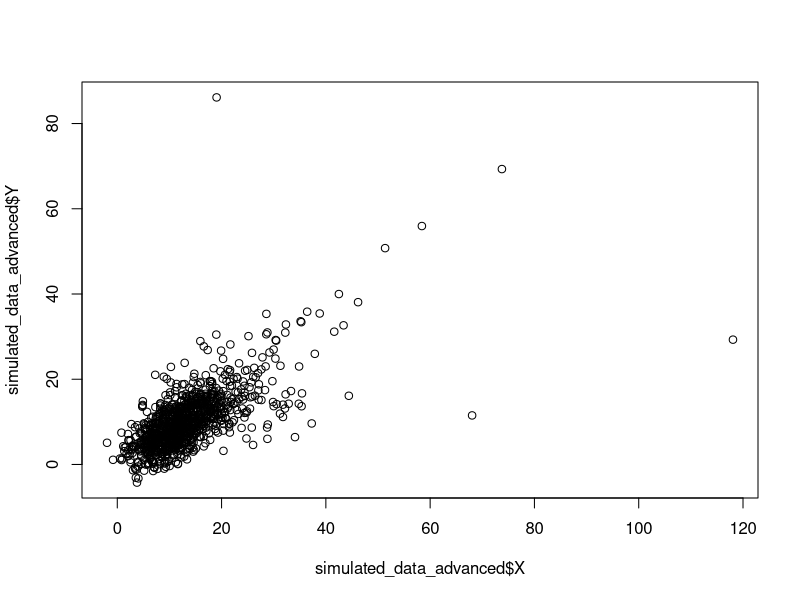

This chart was generated by the following R code:

# The fork
normal_fork <- function(N){
  X1 = rnorm(N,0,1)
  X2 = rnorm(N,X1,1)
  X3 = rnorm(N,X1,1)
  df <- data.frame(X1, X2, X3)
  return(df)
}

# The fork non-linear normal error
non_lin_fork <- function(N){
  X1 = rnorm(N,1,1)
  X2 = cos(X1)  + rnorm(N,0,0.1)
  X3 = log(abs(X1)) + rnorm(N,0,0.5)
  df <- data.frame(X1,X2,X3)
  return(df)
}

# Four variable DAG interaction with uniform error
uniform_noise <- function(N) {
  X1 = rnorm(N, 0, 1)
  X2 = rnorm(N, 0, 1)
  X3 = X2 + X1 + X2 * X1 + runif(N, min=-2, max=2) 
  X4 = X2 + X1 + X2 * X1 + runif(N, min=-2, max=2)
  df <- data.frame(X1, X2, X3, X4)
  return(df)
}

# Four variable DAG interaction with exponential error
exponential_adjusted <- function(N) {
  X1 = rnorm(N, 0, 1)
  X2 = rnorm(N, 0, 1)
  rate_param = 1
  X3 = X2 + X1 + X2 * X1 + rexp(N, rate = rate_param) - (1 / rate_param)
  X4 = X2 + X1 + X2 * X1 + rexp(N, rate = rate_param) - (1 / rate_param)
  df <- data.frame(X1, X2, X3, X4)
  return(df)
}

# Four variable DAG interaction with poisson error
poisson_adjusted <- function(N){
  X1 = rnorm(N,0,1)
  X2 = rnorm(N,0,1)
  X3 = exp(X2*X1) + (rpois(N, lambda = 3)-3)
  X4 = X2*X1  + (rpois(N, lambda = 3)-3)
  df <- data.frame(X1,X2,X3,X4)
  return(df)
}


# Five var DAG with different data types
diff_data_types <- function(N) {
  X1 <- rnorm(N)
  X2 <- rnorm(N,exp(X1),1) 
  x3b1 <- X1 + X2 - X1*X2
  x3b2 <- X1 + X2 + X1*X2
  x3p1 <- 1/(1+exp(x3b1) + exp(x3b2))
  x3p2 <- exp(x3b1) /(1+exp(x3b1) + exp(x3b2))
  random <- runif(N,0, 1)
  X3 <- ifelse(random < x3p1, 1, ifelse(random < x3p1 + x3p2,2,3))
  X4 <- X1 - X2 + X1*X2  + rnorm(N)
  x5b1 = X4 - X3  
  x5p1 = 1/(1+exp(x5b1))
  random = runif(N,0,1)
  X5 = ifelse(random < x5p1, 0, 1)
  df <- data.frame(X1,X2,X3,X4,X5)
  hist(X5)
  return(df)
}

# 22 variable DAG with random noise variables randomly influencing X and Y
random_Z_effects <- function(N) {
  Z <- data.frame(matrix(ncol = 20, nrow = N))
  names(Z) <- paste0("Z", 1:20)
  
  error_functions <- list(
    normal = function(n) rnorm(n, mean = 0, sd = 1),
    uniform = function(n) runif(n, min = -2, max = 2),
    exp_adjusted = function(n) rexp(n, rate = 1) - 1 # Adjusted to have mean 0
  )

  for (i in 1:20) {
    error_type <- sample(names(error_functions), 1) # Randomly select an error type
    Z[, i] <- error_functions[[error_type]](N)
  }
  
  relationship_types <- c("linear", "quadratic")
  
  X <- rep(0, N)
  Y <- rep(0, N)
  
  for (i in 1:20) {
    rel_type_X <- sample(relationship_types, 1)
    rel_type_Y <- sample(relationship_types, 1)
    
    if (rel_type_X == "linear") {
      X <- X + Z[,i]
    } else if (rel_type_X == "quadratic") {
      X <- X + (Z[,i]^2)
    } 
    
    if (rel_type_Y == "linear") {
      Y <- Y + Z[,i]
    } else if (rel_type_Y == "quadratic") {
      Y <- Y + (Z[,i]^2)
    } 
  }
  
  X <- X + runif(N, min = -2, max = 2)
  Y <- Y + runif(N, min = -2, max = 2)
  
  df <- data.frame(cbind(Z, X = X, Y = Y))
  
  return(df)
}

simulated_data_advanced <- data.frame(random_Z_effects(1000))

plot(simulated_data_advanced$X, simulated_data_advanced$Y)
